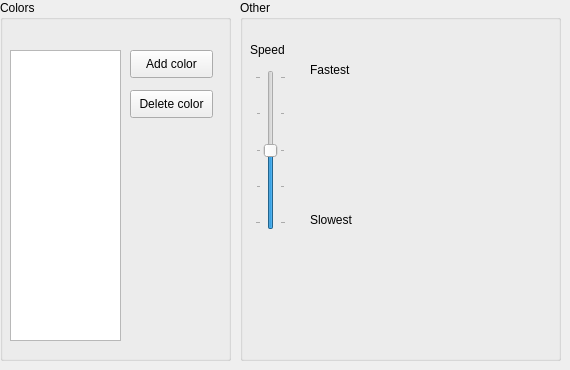
      <widget class="QWidget" name="wingsTab">
       <attribute name="title">
        <string>Wings</string>
       </attribute>
       <widget class="QGroupBox" name="groupBox_9">
        <property name="geometry">
         <rect>
          <x>0</x>
          <y>0</y>
          <width>231</width>
          <height>361</height>
         </rect>
        </property>
        <property name="title">
         <string>Colors</string>
        </property>
        <widget class="QListWidget" name="wingsList">
         <property name="geometry">
          <rect>
           <x>10</x>
           <y>50</y>
           <width>111</width>
           <height>291</height>
          </rect>
         </property>
        </widget>
        <widget class="QPushButton" name="wingsAdd">
         <property name="geometry">
          <rect>
           <x>130</x>
           <y>50</y>
           <width>83</width>
           <height>28</height>
          </rect>
         </property>
         <property name="text">
          <string>Add color</string>
         </property>
        </widget>
        <widget class="QPushButton" name="wingsDelete">
         <property name="geometry">
          <rect>
           <x>130</x>
           <y>90</y>
           <width>83</width>
           <height>28</height>
          </rect>
         </property>
         <property name="text">
          <string>Delete color</string>
         </property>
        </widget>
       </widget>
       <widget class="QGroupBox" name="groupBox_20">
        <property name="geometry">
         <rect>
          <x>240</x>
          <y>0</y>
          <width>321</width>
          <height>361</height>
         </rect>
        </property>
        <property name="title">
         <string>Other</string>
        </property>
        <widget class="QSlider" name="wingsSpeed">
         <property name="geometry">
          <rect>
           <x>15</x>
           <y>70</y>
           <width>31</width>
           <height>160</height>
          </rect>
         </property>
         <property name="maximum">
          <number>4</number>
         </property>
         <property name="value">
          <number>2</number>
         </property>
         <property name="orientation">
          <enum>Qt::Vertical</enum>
         </property>
         <property name="tickPosition">
          <enum>QSlider::TicksBothSides</enum>
         </property>
        </widget>
        <widget class="QLabel" name="label_57">
         <property name="geometry">
          <rect>
           <x>10</x>
           <y>40</y>
           <width>62</width>
           <height>20</height>
          </rect>
         </property>
         <property name="text">
          <string>Speed</string>
         </property>
        </widget>
        <widget class="QLabel" name="label_58">
         <property name="geometry">
          <rect>
           <x>70</x>
           <y>60</y>
           <width>62</width>
           <height>20</height>
          </rect>
         </property>
         <property name="text">
          <string>Fastest</string>
         </property>
        </widget>
        <widget class="QLabel" name="label_59">
         <property name="geometry">
          <rect>
           <x>70</x>
           <y>210</y>
           <width>62</width>
           <height>20</height>
          </rect>
         </property>
         <property name="text">
          <string>Slowest</string>
         </property>
        </widget>
       </widget>
      </widget>
